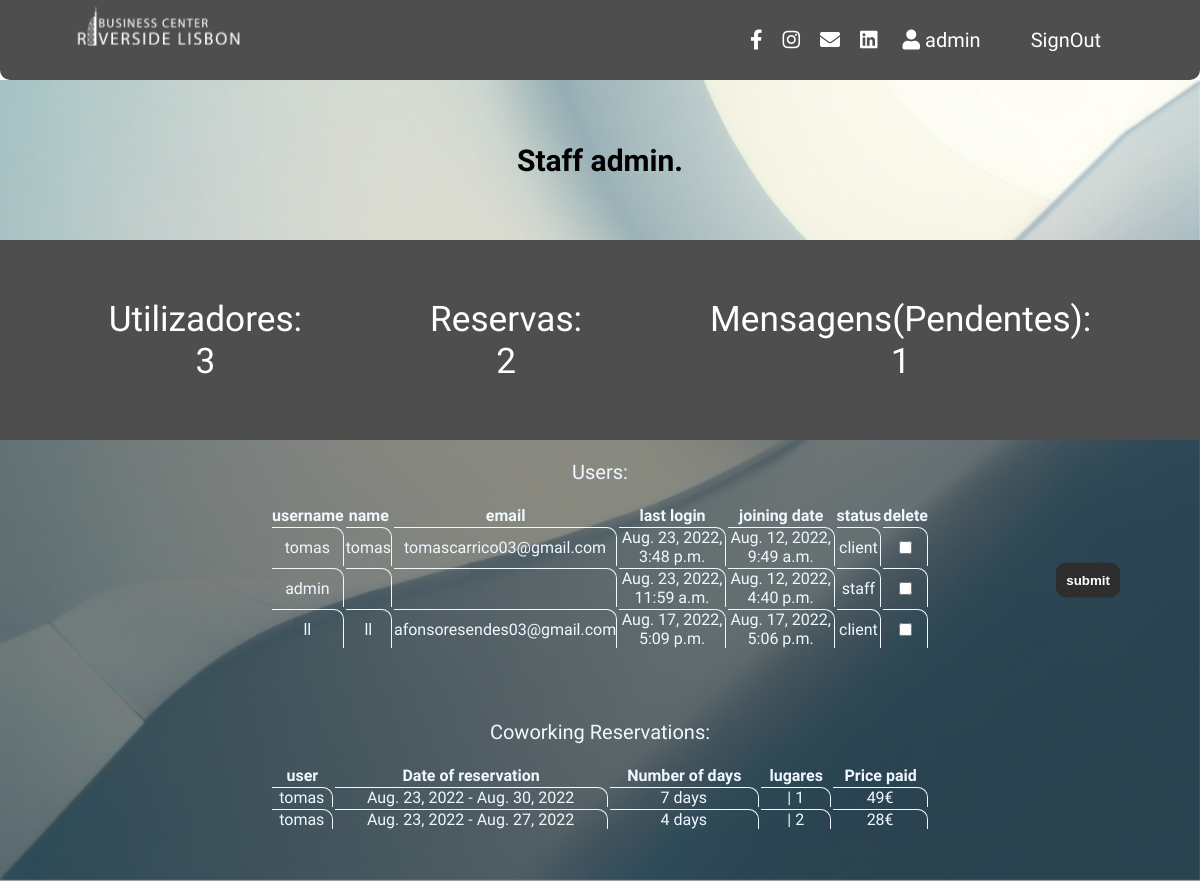
Screenshot of / (signed in) with the database file from the repository.
### reservas/models.py (models this page shows, shortened)
class reservas_Coworking(models.Model):
    user = models.ForeignKey(User, on_delete=models.CASCADE, null=True)
    nrLugares = models.IntegerField(default=0)
    startDate = models.DateField(null=True, blank=True)
    endDate = models.DateField(null=True, blank=True)
    nrDias = models.IntegerField(default=0)
    cost_price = models.IntegerField(default=0)
    active = models.BooleanField(default=False)
    chair1 = models.BooleanField(default=False)
    chair2 = models.BooleanField(default=False)
    chair3 = models.BooleanField(default=False)
    chair4 = models.BooleanField(default=False)
    chair5 = models.BooleanField(default=False)
    chair6 = models.BooleanField(default=False)
    chair7 = models.BooleanField(default=False)
    chair8 = models.BooleanField(default=False)
    chair9 = models.BooleanField(default=False)
    chair10 = models.BooleanField(default=False)
    chair11 = models.BooleanField(default=False)
    chair12 = models.BooleanField(default=False)

### reservas/views.py (the view, shortened to what this page needs)
# urls.py: path("", views.index, name="index"),
def index(request):
    if request.user.is_authenticated:
        if request.user.is_superuser:
            all_users = get_user_model().objects.all()
            all_reservas = reservas_Coworking.objects.all()
            nrMensagens = mensagens.objects.all()
            if request.method == "POST":
                users_to_delete = request.POST.getlist("users_to_delete")
                for user in users_to_delete:
                    user_to_delete = get_user_model().objects.filter(username=user)
                    user_to_delete.delete()
            context = {
                "nrUsers": len(all_users),
                "all_users": all_users,
                "nrReservas": len(all_reservas),
                "all_reservas": all_reservas,
                "nrMensagens": len(nrMensagens),
            }
            return render(request, "admin.html", context)
    else:
        return render(request, "index.html")

### reservas/templates/admin.html (shortened to what this page needs)
{% load static %}
<html lang="en">
    <head>
        <link rel="stylesheet" href="{% static 'css/admin.css' %}" />
        <link rel="stylesheet" href="{% static 'css/nav2.css' %}" />
    </head>
    <header>
        <nav id="web-pc">
            <div class="logo_lisbon">
              <img src="{% static 'images/lisbonlogops_white.png' %}" alt="" />
            </div>
            <div class="social-icons">
              <link rel="stylesheet" href="https://cdnjs.cloudflare.com/ajax/libs/font-awesome/5.13.0/css/all.min.css" />
              <a id="socialIcon" href="https://www.facebook.com/profile.php?id=100082891012715"><i class="fab fa-facebook-f"></i></a>
              <a id="socialIcon" href="https://www.instagram.com/lisbonriverside.cowork/"><i class="fab fa-instagram"></i></a style="">
              <a id="socialIcon" href="mailto:lisbonriverside@gmail.com"><i class="fas fa-envelope"></i></a>
              <a id="socialIcon" href="https://www.linkedin.com/in/riverside-lisboncoworking/"><i class="fab fa-linkedin"></i></a>
              <a id="user">
                <i class="fa fa-user"></i> {{request.user.username}}
              </a>
              <div id="signOut">
                  <li ><a type="submit" href="/signout">SignOut</a></li>
              </div>
            </div>
        </nav>
        <div class="banner">
            <img src="{% static 'images/dashback.jpg' %}" alt="">
        </div>
    </header>
    <body>
        <section class="Html">
            <div class="welcome">
                <h2>Staff {{request.user.username}}.</h2>
            </div>
        </section>
        <section class="site_info">
            <div id="info_text">Utilizadores:<br>{{nrUsers}}</div>
            <div id="info_text">Reservas:<br>{{nrReservas}}</div>
            <div id="info_text">Mensagens(Pendentes):<br>{{nrMensagens}}</div>
        </section>
        <section class="Users">
            <form action="" method="POST">
                <table>
                    <caption>
                        Users:
                    </caption>
                    <tr>
                        <th>username</th>
                        <th>name</th>
                        <th>email</th>
                        <th>last login</th>
                        <th>joining date</th>
                        <th>status</th>
                        <th>delete</th>
                    </tr>
                    {% for user in all_users %}
                    <tr>
                        <td>{{user.username}}</td>
                        <td>{{user.first_name}} {{user.last_name}}</td>
                        <td>{{user.email}}</td>
                        <td>{{user.last_login}}</td>
                        <td>{{user.date_joined}}</td>
                        <td>
                        {% if user.is_superuser or user.is_staff%}
                          staff
                          {% else %}
                          client
                          {% endif %}
                        </td>
                        <td><input type="checkbox" name="users_to_delete" value="{{user.username}}"></td>
                    </tr>
                    {% endfor %}
                </table>
                <button onclick="checkdelete()" type="button" id="submit_button">submit</button>
            </form>
        </section>
        <section class="reservations_coworking">
            <div class="dataTable">
                {% if nrReservas %}
                <table>
                  <caption>
                    Coworking Reservations:
                  </caption>
                  <tr>
                    <th>user</th>
                    <th>Date of reservation</th>
                    <th>Number of days</th>
                    <th>lugares</th>
                    <th>Price paid</th>
                  </tr>
                  {% for reserva in all_reservas %}
                  <tr>
                    <td>{{reserva.user}}</td>
                    <td>{{reserva.startDate}} - {{reserva.endDate}}</td>
                    <td>{{reserva.nrDias}} days</td>
                    <td>
                        {% if reserva.chair1 %}
                         | 1
                        {% endif %}
                        {% if reserva.chair2 %}
                         | 2
                        {% endif %}
                    </td>
                    <td>{{reserva.cost_price}}€</td>
                  </tr>
                  {% endfor %}
                </table>
                {% else %}
                <h2>You don't have any Reservations</h2>
                {% endif %}
              </div>
        </section>
    </body>
</html>

### reservas/static/css/admin.css (style rules this page uses)
.banner { position: relative; width: 100%; }
.banner img { position: fixed; object-fit: cover; z-index: -1; height: 100vh; width: 100%; }
.Html { margin-top: 5rem; }
.welcome { position: relative; display: flex; width: 100%; height: 10rem; background-color: rgba(255, 255, 255, 0.315); text-align: center; align-items: center; justify-content: center; font-size: 20px; font-family: "Hind Madurai", sans-serif; }
.site_info { position: relative; display: flex; align-items: center; text-align: center; justify-content: center; width: 100%; height: 25%; background-color: rgb(78, 78, 78); }
#info_text { padding: 4rem; font-family: "Hind Madurai", sans-serif; color: white; font-size: 2.2rem; }
form, .dataTable { position: relative; display: flex; background-color: rgba(78, 78, 78, 0.541); font-family: "Hind Madurai", sans-serif; text-align: center; align-items: center; justify-content: center; color: aliceblue; padding: 0px 50px 50px 50px; }
table { width: 60%; color: aliceblue; }
caption { font-size: 20px; margin: 20px; }
tr { padding: 10px; font-weight: 300; text-align: center; align-items: center; }
td { border-top: 1px solid aliceblue; border-right: 1px solid aliceblue; border-top-right-radius: 10px; margin: 2px; }
button { border: none; margin: 10px 0px 0px 0px; padding: 10px; color: white; font-weight: 600; background-color: rgb(46, 46, 46); border-radius: 10px; cursor: pointer; }
#submit_button { position: absolute; right: 5rem; top: 50%; transform: translate(0%,-50%); }

### reservas/static/css/nav2.css (style rules this page uses)
* { margin: 0; padding: 0; outline: none; box-sizing: border-box; list-style: none; text-decoration: none; }
#web-pc { position: fixed; top: 0rem; z-index: 99; display: flex; border-radius: 0px 0px 10px 10px; width: 100%; height: 5rem; background-color: rgb(78, 78, 78); }
#web-pc .logo_lisbon { display: flex; flex-direction: column; align-items: center; position: fixed; left: 4rem; height: 5rem; }
#web-pc .logo_lisbon img { width: 12rem; height: fit-content; }
#web-pc li { margin: 0px 20px 0px 20px; }
#web-pc a { font-size: 20px; font-weight: 500; padding: 15px; color: rgb(255, 255, 255); font-family: "Hind Madurai", sans-serif; }
#web-pc #signOut { display: block; }
#web-pc #socialIcon { color: rgb(255, 255, 255); padding: 10px; }
.social-icons { display: flex; align-items: center; position: fixed; right: 4rem; height: 5rem; }

### rows the page displays
reservas_Coworking: user "tomas", startDate "Aug. 23, 2022", endDate "Aug. 30, 2022", nrDias "7", chair1 "| 1", cost_price "49"
reservas_Coworking: user "tomas", startDate "Aug. 23, 2022", endDate "Aug. 27, 2022", nrDias "4", chair2 "| 2", cost_price "28"

### other values shown
{{ request.user.username }} "admin"
{{ nrUsers }} "3"
{{ nrReservas }} "2"
{{ nrMensagens }} "1"
{{ user.username }} "tomas"
{{ user.first_name }} "tomas"
{{ user.email }} "tomascarrico03@gmail.com"
{{ user.last_login }} "Aug. 23, 2022, 3:48 p.m."
{{ user.date_joined }} "Aug. 12, 2022, 9:49 a.m."
{{ user.username }} "admin"
{{ user.last_login }} "Aug. 23, 2022, 11:59 a.m."
{{ user.date_joined }} "Aug. 12, 2022, 4:40 p.m."
{{ user.username }} "ll"
{{ user.first_name }} "ll"
{{ user.email }} "afonsoresendes03@gmail.com"
